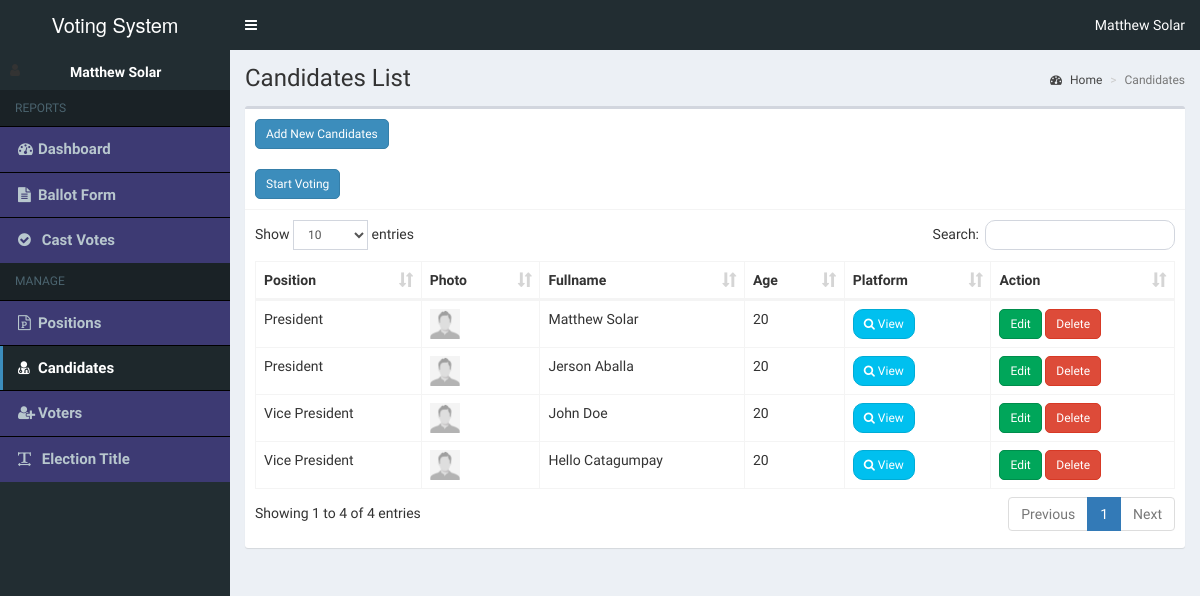
Screenshot of /admin/candidates.php (signed in) with the database file from the repository.
### tables this page shows
CREATE TABLE `candidates` (
  `id` int(11) NOT NULL,
  `position_id` int(11) NOT NULL,
  `fullname` varchar(30) NOT NULL,
  `age` varchar(30) NOT NULL,
  `photo` varchar(150) NOT NULL,
  `platform` text NOT NULL
);

CREATE TABLE `positions` (
  `id` int(11) NOT NULL,
  `description` varchar(50) NOT NULL,
  `max_vote` int(11) NOT NULL,
  `priority` int(11) NOT NULL
);

### admin/includes/session.php (called while the page is built, shortened)
<?php
include 'includes/conn.php';
$sql = "SELECT * FROM admin WHERE id = '" . $_SESSION['admin'] . "'";
$query = $conn->query($sql);
$user = $query->fetch_assoc();

### admin/candidates.php (the view, shortened to what this page needs)
<?php include 'includes/session.php'; ?>
<?php include 'includes/header.php'; ?>
<?php include 'includes/conn.php'; ?>
<body class="hold-transition skin-blue sidebar-mini">
  <div class="wrapper">
    <?php include 'includes/navbar.php'; ?>
    <?php include 'includes/menubar.php'; ?>
    <div class="content-wrapper">
      <section class="content-header">
        <h1>
          Candidates List
        </h1>
        <ol class="breadcrumb">
          <li><a href="#"><i class="fa fa-dashboard"></i> Home</a></li>
          <li class="active">Candidates</li>
        </ol>
      </section>
      <section class="content">
        <div class="row">
          <div class="col-xs-12">
            <div class="box">
              <div class="box-header with-border">
                <a href="#addnew" data-toggle="modal" id="button" class="btn btn-primary btn-sm btn-flat"><i></i> Add New Candidates</a>
                <br><br>
                <a href="#addtime" data-toggle="modal" id="button" class="btn btn-primary btn-sm btn-flat"><i></i> Start Voting</a>
              </div>
              <div class="box-body">
                <table id="example1" class="table table-bordered">
                  <thead>
                    <th>Position</th>
                    <th>Photo</th>
                    <th>Fullname</th>
                    <th>Age</th>
                    <th>Platform</th>
                    <th>Action</th>
                  </thead>
                  <tbody>
                    <?php
                    $sql = "SELECT *, candidates.id AS canid FROM candidates LEFT JOIN positions ON positions.id=candidates.position_id ORDER BY positions.priority ASC";
                    $query = $conn->query($sql);
                    while ($row = $query->fetch_assoc()) {
                      $image = (!empty($row['photo'])) ? '../images/' . $row['photo'] : '../images/profile.jpg';
                      echo "
                        <tr>
                          <td class='hidden'></td>
                          <td>" . $row['description'] . "</td>
                          <td>
                            <img src='" . $image . "' width='30px' height='30px'>
                            <a href='#edit_photo' data-toggle='modal' class='pull-right photo' data-id='" . $row['canid'] . "'><span ></span></a>
                          </td>
                          <td>" . $row['fullname'] . "</td>
                          <td>" . $row['age'] . "</td>
                          <td><a href='#platform' data-toggle='modal' class='btn btn-info btn-sm btn-flat platform' data-id='" . $row['canid'] . "'><i class='fa fa-search'></i> View</a></td>
                          <td>
                            <button id='button' class='btn btn-success btn-sm edit btn-flat' data-id='" . $row['canid'] . "'><i ></i> Edit</button>
                            <button id='button' class='btn btn-danger btn-sm delete btn-flat' data-id='" . $row['canid'] . "'><i ></i> Delete</button>
                          </td>
                        </tr>
                      ";
                    }
                    ?>
                  </tbody>
                </table>
              </div>
            </div>
          </div>
        </div>
      </section>
    </div>
    <?php include 'includes/candidates_modal.php'; ?>
</body>
</html>

### admin/includes/navbar.php (shortened to what this page needs)
<header class="main-header">
  <a href="#" class="logo">
    <span class="logo-lg">Voting System</span>
  </a>
  <nav class="navbar navbar-static-top">
    <a href="#" class="sidebar-toggle" data-toggle="push-menu" role="button">
    </a>
    <div class="navbar-custom-menu">
      <ul class="nav navbar-nav">
        <li class="dropdown user user-menu">
          <a href="#" class="dropdown-toggle" data-toggle="dropdown">
            <span><?php echo $user['firstname'] . ' ' . $user['lastname']; ?></span>
          </a>
        </li>
      </ul>
    </div>
  </nav>
</header>

### admin/includes/menubar.php (shortened to what this page needs)
<aside class="main-sidebar">
  <section class="sidebar">
    <div class="user-panel">
      <div class="pull-left image">
        <i class="fa fa-user" alt="User Image"></i>
      </div>
      <div class="pull-left info">
        <p><?php echo $user['firstname'] . ' ' . $user['lastname']; ?></p>
      </div>
    </div>
    <ul class="sidebar-menu" data-widget="tree">
      <li class="header">REPORTS</li>
      <li class="side-bar"><a href="home.php"><i class="fa fa-tachometer"></i><span>Dashboard</span></a></li>
      <li class="side-bar"><a href="ballot.php"><i class="fa fa-file-text"></i><span>Ballot Form</span></a></li>
      <li class="side-bar"><a href="votes.php"><i class="fa fa-check-circle"></i><span></span> <span>Cast Votes</span></a></li>
      <li class="header">MANAGE</li>
      <li class="side-bar"><a href="positions.php"><i class="fa fa-file-powerpoint-o"></i><span>Positions</span></a></li>
      <li class="side-bar"><a href="candidates.php"><i class="fa fa-user-md"></i><span>Candidates</span></a></li>
      <li class="side-bar"><a href="voters.php"><i class="fa fa-user-plus"></i><span>Voters</span></a></li>
      <li class="side-bar"><a href="#config" data-toggle="modal"><i class="fa fa-text-width"></i> <span>Election Title</span></a></li>
    </ul>
  </section>
</aside>

### admin/includes/menubar.php (style rules this page uses)
.side-bar { background-color: #3d3a73; font-size: 1.5rem; font-weight: bold; outline: 0.1px solid black; }
.header { font-size: 1.2rem; }

### admin/candidates.php (style rules this page uses)
#button { border-radius: 5px; }

### rows the page displays
candidates: position.description "President", fullname "Matthew Solar", age "20"
candidates: position.description "President", fullname "Jerson Aballa", age "20"
candidates: position.description "Vice President", fullname "John Doe", age "20"
candidates: position.description "Vice President", fullname "Hello Catagumpay", age "20"

### other values shown
$user['firstname'] "Matthew"
$user['lastname'] "Solar"
